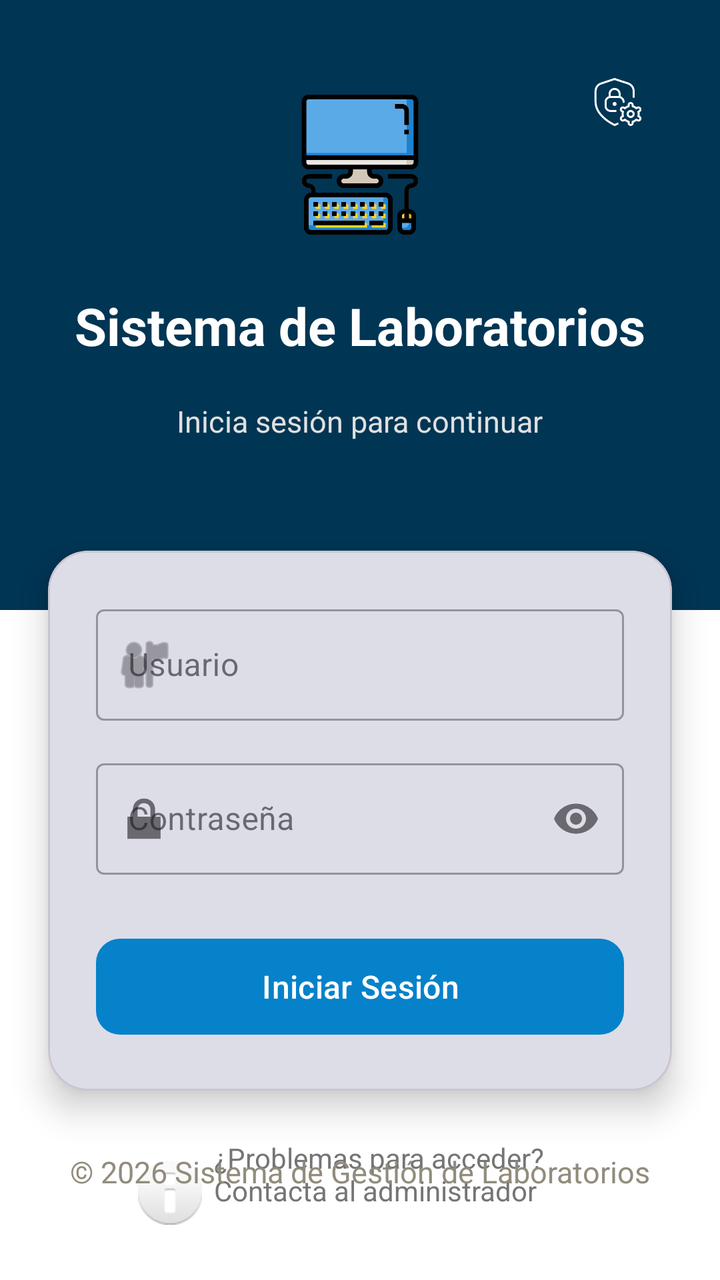
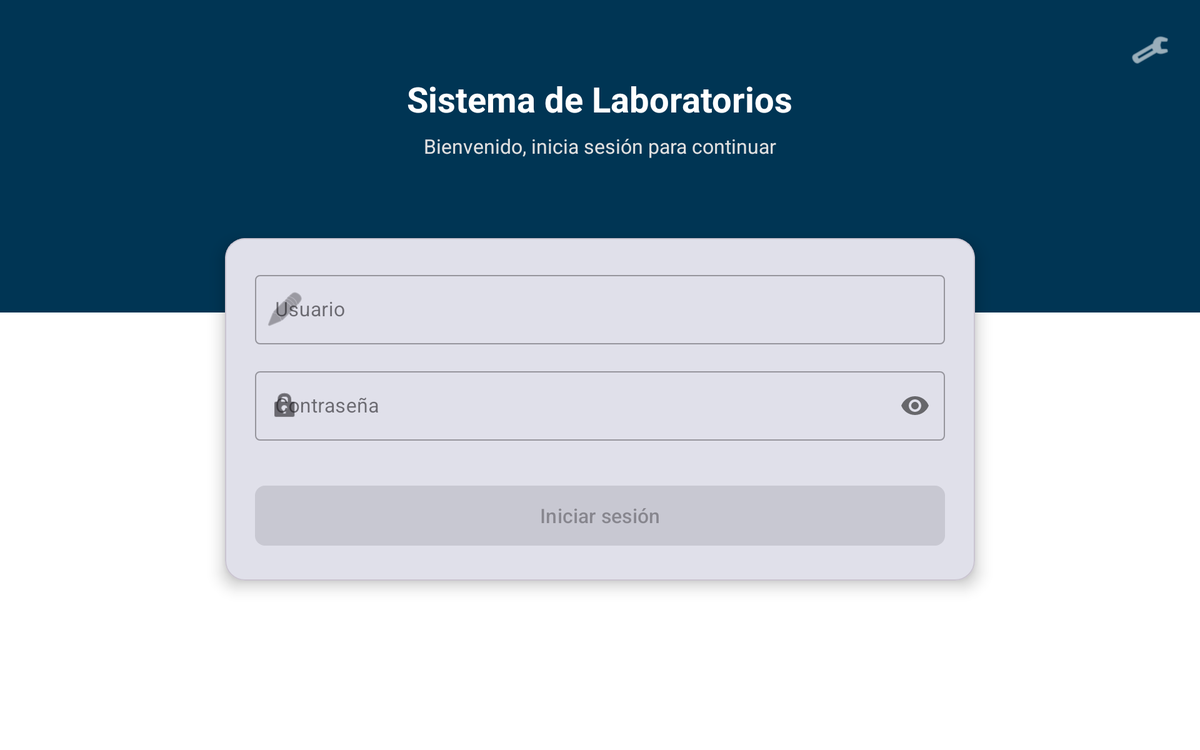

The same Android screen from two of the app's own layout files: first res/layout/ as a phone draws it, then the repository's variant for another configuration, drawn on a device whose configuration selects that folder. Both files follow.
<!-- AndroidManifest.xml: application theme Theme.TesisRivasAndrade -->
<!-- res/layout/activity_login.xml -->
<?xml version="1.0" encoding="utf-8"?>
<androidx.constraintlayout.widget.ConstraintLayout
    xmlns:android="http://schemas.android.com/apk/res/android"
    xmlns:app="http://schemas.android.com/apk/res-auto"
    xmlns:tools="http://schemas.android.com/tools"
    android:id="@+id/container"
    android:layout_width="match_parent"
    android:layout_height="match_parent"
    android:background="@color/backgroundColor"
    tools:context=".ui.login.LoginActivity">

    
    <View
        android:id="@+id/headerBackground"
        android:layout_width="0dp"
        android:layout_height="305dp"
        android:background="@color/primaryColor"
        app:layout_constraintEnd_toEndOf="parent"
        app:layout_constraintStart_toStartOf="parent"
        app:layout_constraintTop_toTopOf="parent" />

    
    <ImageButton
        android:id="@+id/btn_settings"
        android:layout_width="70dp"
        android:layout_height="70dp"
        android:layout_marginTop="16dp"
        android:layout_marginEnd="16dp"
        android:background="?attr/selectableItemBackgroundBorderless"
        android:contentDescription="Configuración de IP"
        android:padding="2dp"
        android:src="@drawable/config_24"
        app:layout_constraintEnd_toEndOf="parent"
        app:layout_constraintTop_toTopOf="parent"
        app:tint="@color/white" />

    
    <ImageView
        android:id="@+id/logo"
        android:layout_width="70dp"
        android:layout_height="70dp"
        android:src="@drawable/ic_lab"
        app:layout_constraintBottom_toBottomOf="@id/headerBackground"
        app:layout_constraintEnd_toEndOf="parent"
        app:layout_constraintStart_toStartOf="parent"
        app:layout_constraintTop_toTopOf="@id/headerBackground"
        app:layout_constraintVertical_bias="0.202" />

    
    <TextView
        android:id="@+id/titleText"
        android:layout_width="wrap_content"
        android:layout_height="wrap_content"
        android:layout_marginTop="28dp"
        android:text="Sistema de Laboratorios"
        android:textColor="@color/white"
        android:textSize="26sp"
        android:textStyle="bold"
        app:layout_constraintEnd_toEndOf="parent"
        app:layout_constraintStart_toStartOf="parent"
        app:layout_constraintTop_toBottomOf="@id/logo" />

    
    <TextView
        android:id="@+id/subtitleText"
        android:layout_width="wrap_content"
        android:layout_height="wrap_content"
        android:layout_marginTop="20dp"
        android:text="Inicia sesión para continuar"
        android:textColor="#E0E0E0"
        android:textSize="15sp"
        app:layout_constraintEnd_toEndOf="parent"
        app:layout_constraintStart_toStartOf="parent"
        app:layout_constraintTop_toBottomOf="@id/titleText" />

    
    <com.google.android.material.card.MaterialCardView
        android:id="@+id/loginCard"
        android:layout_width="0dp"
        android:layout_height="wrap_content"
        android:layout_marginHorizontal="24dp"
        android:layout_marginTop="-30dp"
        app:cardCornerRadius="20dp"
        app:cardElevation="10dp"
        app:layout_constraintTop_toBottomOf="@id/headerBackground"
        app:layout_constraintStart_toStartOf="parent"
        app:layout_constraintEnd_toEndOf="parent">

        <LinearLayout
            android:layout_width="match_parent"
            android:layout_height="match_parent"
            android:orientation="vertical"
            android:padding="24dp">

            
            <com.google.android.material.textfield.TextInputLayout
                android:id="@+id/til_username"
                style="@style/Widget.MaterialComponents.TextInputLayout.OutlinedBox"
                android:layout_width="match_parent"
                android:layout_height="wrap_content"
                android:hint="Usuario"
                app:startIconDrawable="@android:drawable/ic_menu_myplaces">

                <com.google.android.material.textfield.TextInputEditText
                    android:id="@+id/username"
                    android:layout_width="match_parent"
                    android:layout_height="wrap_content"
                    android:inputType="text" />
            </com.google.android.material.textfield.TextInputLayout>

            
            <com.google.android.material.textfield.TextInputLayout
                android:id="@+id/til_password"
                style="@style/Widget.MaterialComponents.TextInputLayout.OutlinedBox"
                android:layout_width="match_parent"
                android:layout_height="wrap_content"
                android:layout_marginTop="16dp"
                android:hint="Contraseña"
                app:endIconMode="password_toggle"
                app:startIconDrawable="@android:drawable/ic_lock_lock">

                <com.google.android.material.textfield.TextInputEditText
                    android:id="@+id/password"
                    android:layout_width="match_parent"
                    android:layout_height="wrap_content"
                    android:inputType="textPassword" />
            </com.google.android.material.textfield.TextInputLayout>

            
            <com.google.android.material.button.MaterialButton
                android:id="@+id/login"
                android:layout_width="match_parent"
                android:layout_height="56dp"
                android:layout_marginTop="28dp"
                android:text="Iniciar Sesión"
                android:textAllCaps="false"
                android:textSize="16sp"
                app:backgroundTint="@color/button_login_color"
                app:cornerRadius="12dp" />

        </LinearLayout>

    </com.google.android.material.card.MaterialCardView>


    
    <ProgressBar
        android:id="@+id/loading"
        android:layout_width="wrap_content"
        android:layout_height="wrap_content"
        android:visibility="gone"
        app:layout_constraintTop_toBottomOf="@id/loginCard"
        app:layout_constraintStart_toStartOf="parent"
        app:layout_constraintEnd_toEndOf="parent"
        android:layout_marginTop="24dp"/>

    <TextView
        android:id="@+id/Text_ayuda"
        android:layout_width="222dp"
        android:layout_height="54dp"
        android:layout_marginTop="24dp"
        android:drawableStart="@android:drawable/ic_dialog_info"
        android:drawablePadding="6dp"
        android:text="¿Problemas para acceder? Contacta al administrador"
        android:textColor="#757575"
        android:textSize="14sp"
        app:layout_constraintEnd_toEndOf="parent"
        app:layout_constraintStart_toStartOf="parent"
        app:layout_constraintTop_toBottomOf="@+id/loginCard" />

    <TextView
        android:id="@+id/Text_info"
        android:layout_width="wrap_content"
        android:layout_height="wrap_content"
        android:layout_marginBottom="44dp"
        android:text="© 2026 Sistema de Gestión de Laboratorios"
        android:textColor="#918C7C"
        android:textSize="15sp"
        app:layout_constraintBottom_toBottomOf="parent"
        app:layout_constraintEnd_toEndOf="parent"
        app:layout_constraintStart_toStartOf="parent" />

</androidx.constraintlayout.widget.ConstraintLayout>
<!-- resources referenced by this layout -->
<resources>
  <color name="backgroundColor">#FFFFFF</color>
  <color name="primaryColor">#003554</color>
  <color name="white">#FFFFFFFF</color>
  <!-- drawable config_24: vector/xml drawable (drawable, 3278 chars, omitted) -->
  <!-- drawable ic_lab: png bitmap (drawable, 9558 bytes) -->
  <style name="Theme.TesisRivasAndrade" parent="Theme.Material3.DayNight.NoActionBar">
          
          <item name="colorPrimary">@color/primaryColor</item>
          <item name="colorOnPrimary">@color/onPrimary</item>
          <item name="colorPrimaryContainer">@color/primaryVariant</item>
          <item name="colorOnPrimaryContainer">@color/onPrimary</item>
  
          
          <item name="colorSecondary">@color/secondaryColor</item>
          <item name="colorOnSecondary">@color/black</item>
          <item name="colorSecondaryContainer">@color/secondaryColor</item>
          <item name="colorOnSecondaryContainer">@color/black</item>
  
          
          <item name="android:statusBarColor">?attr/colorPrimary</item>
  
          
      </style>
  <color name="onPrimary">#FFFFFF</color>
  <color name="primaryVariant">#1557B0</color>
  <color name="secondaryColor">#FABB05</color>
  <color name="black">#FF000000</color>
</resources>
<!-- res/layout-w936dp/activity_login.xml (the repository's variant of the layout above) -->
<!-- drawn on a 7-inch tablet turned sideways -->
<?xml version="1.0" encoding="utf-8"?>
<androidx.constraintlayout.widget.ConstraintLayout xmlns:android="http://schemas.android.com/apk/res/android"
    xmlns:app="http://schemas.android.com/apk/res-auto"
    xmlns:tools="http://schemas.android.com/tools"
    android:id="@+id/container"
    android:layout_width="match_parent"
    android:layout_height="match_parent"
    android:background="@color/backgroundColor"
    tools:context=".ui.login.LoginActivity">

    <View
        android:id="@+id/headerBackground"
        android:layout_width="match_parent"
        android:layout_height="250dp"
        android:background="@color/primaryColor"
        app:layout_constraintTop_toTopOf="parent" />

    
    <ImageButton
        android:id="@+id/btn_settings"
        android:layout_width="48dp"
        android:layout_height="48dp"
        android:layout_marginTop="16dp"
        android:layout_marginEnd="16dp"
        android:background="?attr/selectableItemBackgroundBorderless"
        android:contentDescription="Configuración de IP"
        android:padding="8dp"
        android:src="@android:drawable/ic_menu_preferences"
        app:layout_constraintEnd_toEndOf="parent"
        app:layout_constraintTop_toTopOf="parent"
        app:tint="@color/white" />

    <TextView
        android:id="@+id/titleText"
        android:layout_width="wrap_content"
        android:layout_height="wrap_content"
        android:layout_marginTop="60dp"
        android:text="@string/login_welcome_title"
        android:textColor="@color/white"
        android:textSize="28sp"
        android:textStyle="bold"
        app:layout_constraintEnd_toEndOf="parent"
        app:layout_constraintStart_toStartOf="parent"
        app:layout_constraintTop_toTopOf="parent" />

    <TextView
        android:id="@+id/subtitleText"
        android:layout_width="wrap_content"
        android:layout_height="wrap_content"
        android:layout_marginTop="8dp"
        android:text="@string/login_welcome_subtitle"
        android:textColor="#E0E0E0"
        android:textSize="16sp"
        app:layout_constraintEnd_toEndOf="parent"
        app:layout_constraintStart_toStartOf="parent"
        app:layout_constraintTop_toBottomOf="@id/titleText" />

    <com.google.android.material.card.MaterialCardView
        android:id="@+id/loginCard"
        android:layout_width="600dp"
        android:layout_height="wrap_content"
        android:layout_marginTop="-60dp"
        app:cardCornerRadius="16dp"
        app:cardElevation="8dp"
        app:layout_constraintEnd_toEndOf="parent"
        app:layout_constraintStart_toStartOf="parent"
        app:layout_constraintTop_toBottomOf="@id/headerBackground">

        <LinearLayout
            android:layout_width="match_parent"
            android:layout_height="wrap_content"
            android:orientation="vertical"
            android:padding="24dp">

            <com.google.android.material.textfield.TextInputLayout
                android:id="@+id/usernameInputLayout"
                style="@style/Widget.MaterialComponents.TextInputLayout.OutlinedBox"
                android:layout_width="match_parent"
                android:layout_height="wrap_content"
                android:hint="@string/prompt_email"
                app:startIconDrawable="@android:drawable/ic_menu_edit">

                <com.google.android.material.textfield.TextInputEditText
                    android:id="@+id/username"
                    android:layout_width="match_parent"
                    android:layout_height="wrap_content"
                    android:inputType="textEmailAddress"
                    android:selectAllOnFocus="true" />
            </com.google.android.material.textfield.TextInputLayout>

            <com.google.android.material.textfield.TextInputLayout
                android:id="@+id/passwordInputLayout"
                style="@style/Widget.MaterialComponents.TextInputLayout.OutlinedBox"
                android:layout_width="match_parent"
                android:layout_height="wrap_content"
                android:layout_marginTop="16dp"
                android:hint="@string/prompt_password"
                app:passwordToggleEnabled="true"
                app:startIconDrawable="@android:drawable/ic_lock_idle_lock">

                <com.google.android.material.textfield.TextInputEditText
                    android:id="@+id/password"
                    android:layout_width="match_parent"
                    android:layout_height="wrap_content"
                    android:imeActionLabel="@string/action_sign_in_short"
                    android:imeOptions="actionDone"
                    android:inputType="textPassword"
                    android:selectAllOnFocus="true" />
            </com.google.android.material.textfield.TextInputLayout>

            <com.google.android.material.button.MaterialButton
                android:id="@+id/login"
                android:layout_width="match_parent"
                android:layout_height="56dp"
                android:layout_marginTop="32dp"
                android:enabled="false"
                android:text="@string/action_sign_in"
                android:textAllCaps="false"
                android:textSize="16sp"
                app:cornerRadius="8dp" />

        </LinearLayout>
    </com.google.android.material.card.MaterialCardView>

    <ProgressBar
        android:id="@+id/loading"
        android:layout_width="wrap_content"
        android:layout_height="wrap_content"
        android:layout_marginTop="32dp"
        android:visibility="gone"
        app:layout_constraintEnd_toEndOf="parent"
        app:layout_constraintStart_toStartOf="parent"
        app:layout_constraintTop_toBottomOf="@id/loginCard" />

</androidx.constraintlayout.widget.ConstraintLayout>
<!-- resources referenced by the variant -->
<!-- as a 7-inch tablet turned sideways resolves them -->
<resources>
  <color name="backgroundColor">#FFFFFF</color>
  <color name="primaryColor">#003554</color>
  <color name="white">#FFFFFFFF</color>
  <string name="action_sign_in">Iniciar sesión</string>
  <string name="action_sign_in_short">Sign in</string>
  <string name="login_welcome_subtitle">Bienvenido, inicia sesión para continuar</string>
  <string name="login_welcome_title">Sistema de Laboratorios</string>
  <string name="prompt_email">Usuario</string>
  <string name="prompt_password">Contraseña</string>
  <style name="Theme.TesisRivasAndrade" parent="Theme.Material3.DayNight.NoActionBar">
          
          <item name="colorPrimary">@color/primaryColor</item>
          <item name="colorOnPrimary">@color/onPrimary</item>
          <item name="colorPrimaryContainer">@color/primaryVariant</item>
          <item name="colorOnPrimaryContainer">@color/onPrimary</item>
  
          
          <item name="colorSecondary">@color/secondaryColor</item>
          <item name="colorOnSecondary">@color/black</item>
          <item name="colorSecondaryContainer">@color/secondaryColor</item>
          <item name="colorOnSecondaryContainer">@color/black</item>
  
          
          <item name="android:statusBarColor">?attr/colorPrimary</item>
  
          
      </style>
  <color name="onPrimary">#FFFFFF</color>
  <color name="primaryVariant">#1557B0</color>
  <color name="secondaryColor">#FABB05</color>
  <color name="black">#FF000000</color>
</resources>
